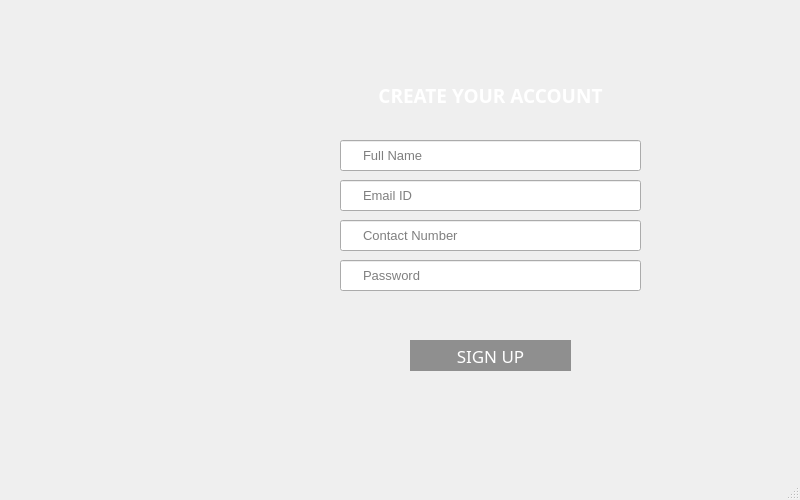
<?xml version="1.0" encoding="UTF-8"?>
<ui version="4.0">
 <class>signup</class>
 <widget class="QMainWindow" name="signup">
  <property name="geometry">
   <rect>
    <x>0</x>
    <y>0</y>
    <width>800</width>
    <height>500</height>
   </rect>
  </property>
  <property name="minimumSize">
   <size>
    <width>800</width>
    <height>500</height>
   </size>
  </property>
  <property name="maximumSize">
   <size>
    <width>800</width>
    <height>500</height>
   </size>
  </property>
  <property name="windowTitle">
   <string>MainWindow</string>
  </property>
  <widget class="QWidget" name="centralwidget">
   <widget class="QLabel" name="label">
    <property name="geometry">
     <rect>
      <x>0</x>
      <y>0</y>
      <width>791</width>
      <height>471</height>
     </rect>
    </property>
    <property name="styleSheet">
     <string notr="true">QLineEdit{
padding-left:20px;
}</string>
    </property>
    <property name="text">
     <string/>
    </property>
    <property name="pixmap">
     <pixmap resource="resources.qrc">:/resources/USER LOGIN.png</pixmap>
    </property>
    <property name="scaledContents">
     <bool>true</bool>
    </property>
   </widget>
   <widget class="QLabel" name="label_2">
    <property name="geometry">
     <rect>
      <x>320</x>
      <y>70</y>
      <width>341</width>
      <height>51</height>
     </rect>
    </property>
    <property name="font">
     <font>
      <family>Perpetua Titling MT</family>
      <pointsize>14</pointsize>
      <bold>true</bold>
     </font>
    </property>
    <property name="styleSheet">
     <string notr="true">QLabel{
color:white;
}</string>
    </property>
    <property name="text">
     <string>CREATE YOUR ACCOUNT</string>
    </property>
    <property name="alignment">
     <set>Qt::AlignmentFlag::AlignCenter</set>
    </property>
   </widget>
   <widget class="QLineEdit" name="Fullname">
    <property name="geometry">
     <rect>
      <x>340</x>
      <y>140</y>
      <width>301</width>
      <height>31</height>
     </rect>
    </property>
    <property name="font">
     <font>
      <pointsize>10</pointsize>
     </font>
    </property>
    <property name="styleSheet">
     <string notr="true">QLineEdit{
padding-left:20px;
}
QLineEdit:hover{
	
	background-color: rgb(0, 0, 74);
color:white;
	
}</string>
    </property>
    <property name="placeholderText">
     <string>Full Name</string>
    </property>
   </widget>
   <widget class="QLineEdit" name="Emailid">
    <property name="geometry">
     <rect>
      <x>340</x>
      <y>180</y>
      <width>301</width>
      <height>31</height>
     </rect>
    </property>
    <property name="font">
     <font>
      <pointsize>10</pointsize>
     </font>
    </property>
    <property name="styleSheet">
     <string notr="true">QLineEdit{
padding-left:20px;
}
QLineEdit:hover{
	
	background-color: rgb(0, 0, 74);
color:white;
	
}</string>
    </property>
    <property name="placeholderText">
     <string>Email ID</string>
    </property>
   </widget>
   <widget class="QLineEdit" name="Contact">
    <property name="geometry">
     <rect>
      <x>340</x>
      <y>220</y>
      <width>301</width>
      <height>31</height>
     </rect>
    </property>
    <property name="font">
     <font>
      <pointsize>10</pointsize>
     </font>
    </property>
    <property name="styleSheet">
     <string notr="true">QLineEdit{
padding-left:20px;
}
QLineEdit:hover{
	
	background-color: rgb(0, 0, 74);
color:white;
	
}</string>
    </property>
    <property name="placeholderText">
     <string>Contact Number</string>
    </property>
   </widget>
   <widget class="QLineEdit" name="Password">
    <property name="geometry">
     <rect>
      <x>340</x>
      <y>260</y>
      <width>301</width>
      <height>31</height>
     </rect>
    </property>
    <property name="font">
     <font>
      <pointsize>10</pointsize>
     </font>
    </property>
    <property name="styleSheet">
     <string notr="true">QLineEdit{
padding-left:20px;
}
QLineEdit:hover{
	
	background-color: rgb(0, 0, 74);
color:white;
	
}</string>
    </property>
    <property name="placeholderText">
     <string>Password</string>
    </property>
   </widget>
   <widget class="QPushButton" name="onSignupClicked">
    <property name="geometry">
     <rect>
      <x>410</x>
      <y>340</y>
      <width>161</width>
      <height>31</height>
     </rect>
    </property>
    <property name="font">
     <font>
      <family>Trebuchet MS</family>
      <pointsize>13</pointsize>
     </font>
    </property>
    <property name="styleSheet">
     <string notr="true">QPushButton{
	background-color: rgb(143, 143, 143);
color:white;
border:none;
}

QPushButton:hover{
	background-color: rgb(209, 130, 223);
}</string>
    </property>
    <property name="text">
     <string>SIGN UP</string>
    </property>
   </widget>
   <widget class="QLabel" name="label_3">
    <property name="geometry">
     <rect>
      <x>310</x>
      <y>140</y>
      <width>21</width>
      <height>21</height>
     </rect>
    </property>
    <property name="text">
     <string/>
    </property>
    <property name="pixmap">
     <pixmap resource="resources.qrc">:/resources/icons8-name-50.png</pixmap>
    </property>
    <property name="scaledContents">
     <bool>true</bool>
    </property>
   </widget>
   <widget class="QLabel" name="label_4">
    <property name="geometry">
     <rect>
      <x>310</x>
      <y>180</y>
      <width>21</width>
      <height>21</height>
     </rect>
    </property>
    <property name="text">
     <string/>
    </property>
    <property name="pixmap">
     <pixmap resource="resources.qrc">:/resources/icons8-email-30.png</pixmap>
    </property>
    <property name="scaledContents">
     <bool>true</bool>
    </property>
   </widget>
   <widget class="QLabel" name="label_5">
    <property name="geometry">
     <rect>
      <x>310</x>
      <y>220</y>
      <width>21</width>
      <height>21</height>
     </rect>
    </property>
    <property name="text">
     <string/>
    </property>
    <property name="pixmap">
     <pixmap resource="resources.qrc">:/resources/icons8-call-50.png</pixmap>
    </property>
    <property name="scaledContents">
     <bool>true</bool>
    </property>
   </widget>
   <widget class="QLabel" name="label_6">
    <property name="geometry">
     <rect>
      <x>310</x>
      <y>260</y>
      <width>21</width>
      <height>21</height>
     </rect>
    </property>
    <property name="text">
     <string/>
    </property>
    <property name="pixmap">
     <pixmap resource="resources.qrc">:/resources/icons8-password-50.png</pixmap>
    </property>
    <property name="scaledContents">
     <bool>true</bool>
    </property>
   </widget>
  </widget>
  <widget class="QMenuBar" name="menubar">
   <property name="geometry">
    <rect>
     <x>0</x>
     <y>0</y>
     <width>800</width>
     <height>43</height>
    </rect>
   </property>
  </widget>
  <widget class="QStatusBar" name="statusbar"/>
 </widget>
 <resources>
  <include location="resources.qrc"/>
 </resources>
 <connections/>
</ui>
